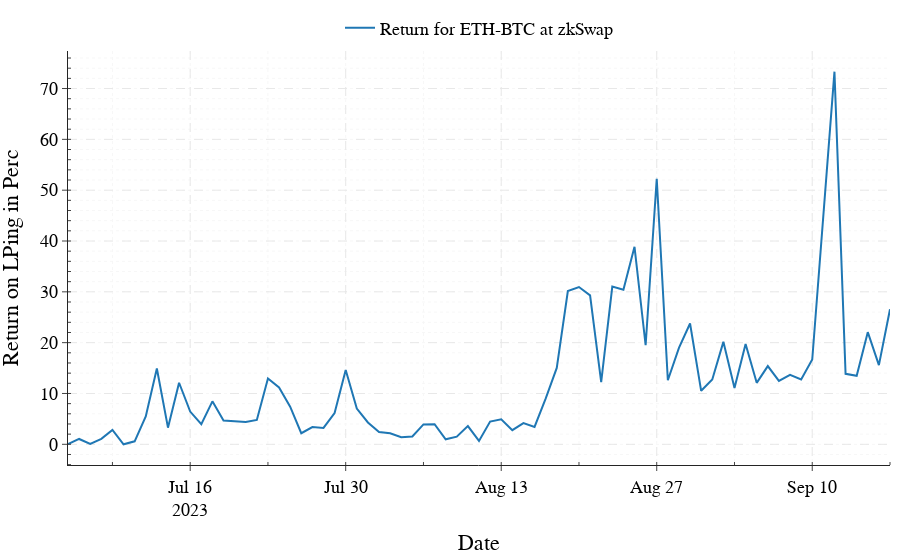

Notebook code cell kept with this figure:
### Code cell
fig = go.Figure(layout=layout)

fig.add_trace(go.Scatter(x=df_per_day['timestamp'],
                            y=df_per_day2['annual_Return'].astype(
                                float),
                            mode='lines',
                            name = 'Return for ETH-BTC at zkSwap'))

fig.update_layout(xaxis_title='Date',
                    yaxis_title='Return on LPing in Perc', showlegend=True,
                    legend=dict(xanchor='center', x=0.5, y=1.10, orientation='h'),)
#fig.write_image(f"./plots/{contract_name}_{event_name}.pdf")
fig.show()
